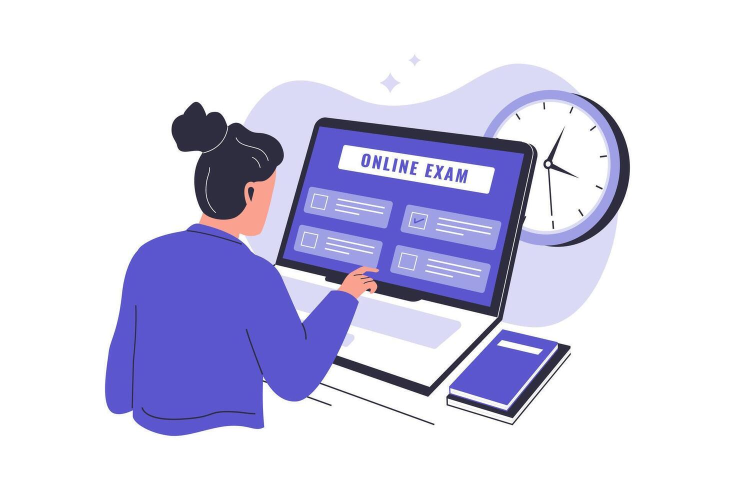
#> input picture src/images/logint.jpg, 1470 x 980 px (shown at 1/2 size); its folder holds only this picture in this run
$ python -i app.py   (imports and definitions only)   (older library calls are emulated)
#> lines starting #> are read from the running program, lines starting #| are printed output that depends on the picture
#> further down, picture is the input picture: shape (980, 1470, 3); mean B, G, R 233.7, 209.9, 211.4
from flask import Flask, render_template, request, jsonify, session, redirect, url_for
import cv2, numpy as np, base64, os, json, time
from datetime import datetime

# [1 line not run here, left out]
# [1 line that did not run here, left out]

# --- Users ---
users = {
    'student1': {'password': 'password1', 'name': 'John Doe', 'role': 'student'},
    'student2': {'password': 'password2', 'name': 'Jane Smith', 'role': 'student'},
    'admin':    {'password': 'admin123',  'name': 'Administrator', 'role': 'admin'}
}

# --- Persistent data stores ---
detection_history = {}
exams_data = {}
exam_sessions = {}

# [37 lines left out: functions load_data, save_detection_data, save_exams_data, save_exam_sessions, not called in this run]

# [1 line not run here, left out]

# [10 lines left out: function ensure_bucket, not called in this run]

# --- Always land on Login first ---
# [3 lines that did not run here, left out]

# --- Auth ---
# [13 lines that did not run here, left out]

# [4 lines that did not run here, left out]

# --- Student dashboard ---
# [8 lines that did not run here, left out]

# --- Enhanced Admin dashboard ---
# [27 lines that did not run here, left out]


# --- Student history (admin only) ---
# [12 lines that did not run here, left out]

# --- Lightweight CV detectors (heuristics only; no random) ---
face_cascade    = cv2.CascadeClassifier(cv2.data.haarcascades+'haarcascade_frontalface_default.xml')
profile_cascade = cv2.CascadeClassifier(cv2.data.haarcascades+'haarcascade_profileface.xml')
eye_cascade     = cv2.CascadeClassifier(cv2.data.haarcascades+'haarcascade_eye.xml')

def laplacian_variance(gray):
    return float(cv2.Laplacian(gray, cv2.CV_64F).var())

# Global variables for movement and absence detection
prev_frame = None
last_face_detected = None
absence_start_time = None

# Alert cooldown system to prevent spam
last_alert_time = {}
alert_cooldown_seconds = 5  # 5 seconds cooldown per alert type

def analyze_frame(image_bgr):
    """
    Returns one of: 'multiple_people', 'no_face', 'looking_away', 'blur_screen', 'none'
    """
    global prev_frame, last_face_detected, absence_start_time
    import time

    if image_bgr is None or image_bgr.size == 0:
        return 'no_face'

    h, w = image_bgr.shape[:2]
#> h = 980; w = 1470
    if max(w, h) > 640:
        scale = 640 / max(w, h)
#> scale = 0.435
        image_bgr = cv2.resize(image_bgr, (int(w*scale), int(h*scale)))
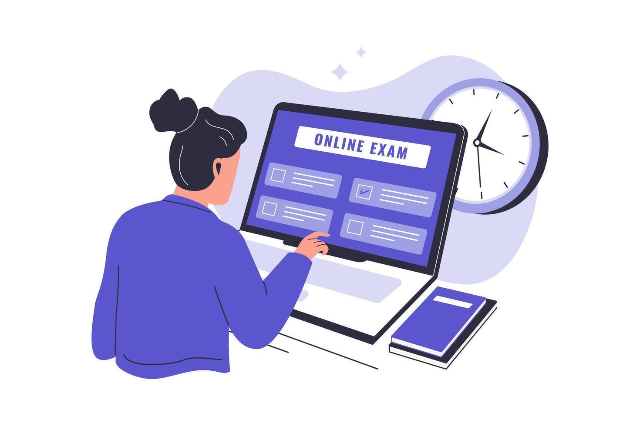
#> image_bgr: shape (426, 640, 3); mean of channels 0, 1, 2 233.7, 209.9, 211.4; drawn as B, G, R
    gray = cv2.cvtColor(image_bgr, cv2.COLOR_BGR2GRAY)
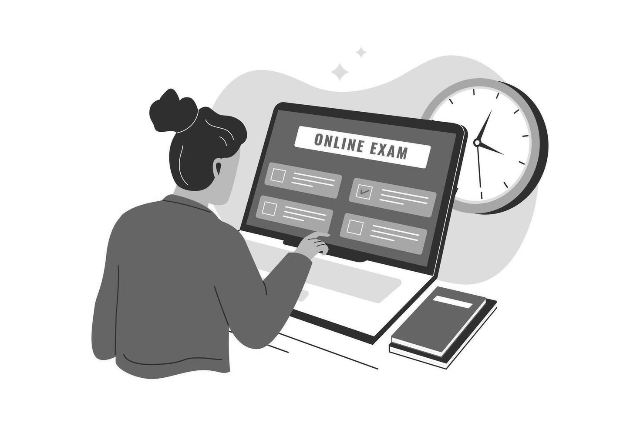
#> gray: shape (426, 640); min 19, max 255, mean 213

    # Store current frame for next comparison
    prev_frame = gray.copy()

    blur = laplacian_variance(gray)
#> blur = 1492.3

    # STRICT face detection for multiple people - only use frontal faces for multiple detection
    # Use very strict parameters to avoid false positives
    faces = face_cascade.detectMultiScale(gray, 1.3, 8, minSize=(80, 80), maxSize=(300, 300))
#> faces = ()

    # For multiple people detection, ONLY use frontal faces (no profiles)
    # Profiles will only be used later for "looking away" detection
    allf = list(faces)
#> allf = []
    filtered_faces = []

    # VERY STRICT overlap filtering - remove any faces that are even slightly overlapping
    for i, face1 in enumerate(allf):
        is_duplicate = False
        for face2 in filtered_faces:
            x1, y1, w1, h1 = face1
            x2, y2, w2, h2 = face2

            # Calculate overlap
            overlap_x = max(0, min(x1 + w1, x2 + w2) - max(x1, x2))
            overlap_y = max(0, min(y1 + h1, y2 + h2) - max(y1, y2))
            overlap_area = overlap_x * overlap_y
            face1_area = w1 * h1
            face2_area = w2 * h2

            # Much stricter overlap threshold - remove if any overlap > 10%
            if overlap_area > 0.1 * min(face1_area, face2_area):
                is_duplicate = True
                break

            # Also check distance between centers - faces must be well separated
            center1_x, center1_y = x1 + w1//2, y1 + h1//2
            center2_x, center2_y = x2 + w2//2, y2 + h2//2
            distance = ((center1_x - center2_x)**2 + (center1_y - center2_y)**2)**0.5
            min_distance = max(w1, h1, w2, h2) * 1.2  # Faces must be at least 1.2x face size apart

            if distance < min_distance:
                is_duplicate = True
                break

        if not is_duplicate:
            # Additional quality check - reject faces that are too small, too large, or near edges
            x, y, w, h = face1
            if (w < 80 or h < 80 or w > 300 or h > 300 or
                x < 20 or y < 20 or x + w > gray.shape[1] - 20 or y + h > gray.shape[0] - 20):
                continue
            filtered_faces.append(face1)
#> this loop made 0 passes
#> after the loop, filtered_faces = []

    fcnt = len(filtered_faces)
#> fcnt = 0
    current_time = time.time()

    if fcnt == 0:
        # Track absence duration
        if absence_start_time is None:
            absence_start_time = current_time

        # When no face is detected, analyze image to determine if person is absent or looking away
        mean_brightness = np.mean(gray)
#> mean_brightness = 213
        std_brightness = np.std(gray)
#> std_brightness = 68.3

        # Check for movement/change from previous frame to detect if person moved away
        movement_detected = False
        if prev_frame is not None:
            diff = cv2.absdiff(gray, prev_frame)
#> diff: shape (426, 640); every value is 0
            movement_score = np.mean(diff)
#> movement_score = 0
            movement_detected = movement_score > 10  # Threshold for significant movement
#> movement_detected = False

        # Time-based analysis
        absence_duration = current_time - absence_start_time if absence_start_time else 0

        # More sophisticated absence detection:
        # 1. Very dark image (person turned off lights) -> no_face
        # 2. Very low contrast (blurry/empty room) -> no_face
        # 3. High brightness + low contrast (empty bright room) -> no_face
        # 4. Absent for more than 5 seconds -> no_face (likely left)
        # 5. Recent movement detected -> looking_away (person moved out of frame)
        # 6. Otherwise -> looking_away (person might be partially visible)

        is_very_dark = mean_brightness < 30
#> is_very_dark = False
        is_low_contrast = std_brightness < 15
#> is_low_contrast = False
        is_empty_bright_room = mean_brightness > 100 and std_brightness < 25
#> is_empty_bright_room = False
        is_long_absence = absence_duration > 5.0  # 5 seconds

        if is_very_dark or is_low_contrast or is_empty_bright_room or is_long_absence:
            decision = 'no_face'
            print(f"No face detected - person absent: brightness={mean_brightness:.1f}, contrast={std_brightness:.1f}, duration={absence_duration:.1f}s")
        elif movement_detected:
            # Check if we can detect profile faces (for looking away detection)
            profs = profile_cascade.detectMultiScale(gray, 1.1, 3, minSize=(30, 30))
            if len(profs) > 0:
                decision = 'looking_away'
                print(f"No face but profile detected (looking away): brightness={mean_brightness:.1f}, movement={movement_score:.1f}")
            else:
                decision = 'looking_away'
                print(f"No face but person moved away: brightness={mean_brightness:.1f}, movement={movement_score:.1f}")
        else:
            # Check if we can detect profile faces (for looking away detection)
            profs = profile_cascade.detectMultiScale(gray, 1.1, 3, minSize=(30, 30))
#> profs = ()
            if len(profs) > 0:
                decision = 'looking_away'
                print(f"No frontal face but profile detected (looking away): brightness={mean_brightness:.1f}, contrast={std_brightness:.1f}")
            else:
                decision = 'looking_away'
                print(f"No face but looking away detected: brightness={mean_brightness:.1f}, contrast={std_brightness:.1f}")
#| No face but looking away detected: brightness=213.0, contrast=68.3
    elif fcnt >= 2:
        # Face detected - reset absence tracking
        last_face_detected = current_time
        absence_start_time = None
        decision = 'multiple_people'
        print(f"Multiple people detected: {fcnt} faces")
    else:
        # Face detected - reset absence tracking
        last_face_detected = current_time
        absence_start_time = None

        # one face → check eyes/aspect (looking away)
        x, y, wf, hf = max(filtered_faces, key=lambda r: r[2]*r[3])
        aspect = (wf/float(hf)) if hf else 0.0
        roi = gray[y:y+hf, x:x+wf]
        # Try multiple eye detection methods for better sensitivity
        eyes = eye_cascade.detectMultiScale(roi, 1.05, 2)  # Even more lenient
        eyes_alt = eye_cascade.detectMultiScale(roi, 1.1, 1)  # Alternative detection

        # Use the detection that finds more eyes
        eyes_count = max(len(eyes), len(eyes_alt))

        # More sensitive looking away detection
        face_area = wf * hf
        image_area = gray.shape[0] * gray.shape[1]
        face_ratio = face_area / image_area

        # More sensitive triggers for looking away:
        # 1. Face is wide (side profile) - lowered threshold
        # 2. Face is small (partial face) - increased threshold
        # 3. No eyes detected (most important indicator)
        # 4. Face positioned off-center (looking to side)
        face_center_x = x + wf/2
        image_center_x = gray.shape[1] / 2
        face_offset = abs(face_center_x - image_center_x) / image_center_x

        is_side_profile = aspect > 1.1  # Lowered from 1.2
        is_partial_face = face_ratio < 0.08  # Increased from 0.05 (8% instead of 5%)
        is_off_center = face_offset > 0.3  # Face is more than 30% off center
        no_eyes = eyes_count == 0

        # Trigger looking away if any of these conditions are met:
        # - Side profile OR partial face OR off-center face, AND no eyes detected
        # - OR just no eyes detected (most sensitive)
        decision = 'looking_away' if ((is_side_profile or is_partial_face or is_off_center) and no_eyes) or no_eyes else 'none'
        if decision == 'looking_away':
            print(f"Looking away detected: aspect={aspect:.2f}, eyes={eyes_count}, face_ratio={face_ratio:.3f}, offset={face_offset:.2f}")

    # blur detection - only trigger for very blurry images (much more lenient threshold)
    # Normal laptop webcams typically have blur values between 50-200
    if blur < 15.0 and decision in ('none','looking_away'):
        decision = 'blur_screen'
        print(f"Blur detected: {blur:.2f} (threshold: 15.0)")

    return decision

# --- Analyze endpoint (alert only when detection happens) ---
# [74 lines that did not run here, left out]

# --- Tab switching (counts + admin visibility) ---
# [37 lines that did not run here, left out]

# --- User Management Routes ---

# User management page
# [6 lines that did not run here, left out]

# Add new user
# [27 lines that did not run here, left out]

# Edit user
# [26 lines that did not run here, left out]

# Delete user
# [17 lines that did not run here, left out]

# --- Exam Management Routes ---

# Create new exam
# [21 lines that did not run here, left out]

# List all exams
# [6 lines that did not run here, left out]

# Edit exam
# [22 lines that did not run here, left out]

# Delete exam
# [18 lines that did not run here, left out]

# Schedule exam (set status to active)
# [14 lines that did not run here, left out]

# Unschedule exam (set status to draft)
# [14 lines that did not run here, left out]

# Start exam session
# [23 lines that did not run here, left out]

# Stop exam session
# [19 lines that did not run here, left out]

# Student exam dashboard
# [17 lines that did not run here, left out]

# Direct exam start - show questions and start monitoring
# [25 lines that did not run here, left out]

# Submit exam answer
# [17 lines that did not run here, left out]

# Submit detection data during exam
# [24 lines that did not run here, left out]

# View exam results
# [15 lines that did not run here, left out]

# [4 lines not run here, left out]

>>> import cv2
>>> picture = cv2.imread('src/images/logint.jpg')
>>> result = analyze_frame(picture)
#> result = 'looking_away'
